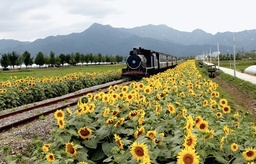
#> input picture hw5_release/train.jpg, 256 x 164 px, shrunk from 624 x 399 before the run
$ jupyter execute --allow-errors hw5.ipynb   (shell and % lines are left out)   (older library calls are emulated)
#> lines starting #> are read from the running program, lines starting #| are printed output that depends on the picture
### hw5_release/segmentation.py
import random
import numpy as np
from scipy.spatial.distance import squareform, pdist
from skimage.util import img_as_float


### Clustering Methods
def kmeans(features, k, num_iters=100):
    """ Use kmeans algorithm to group features into k clusters.

    K-Means algorithm can be broken down into following steps:
        1. Randomly initialize cluster centers
        2. Assign each point to the closest center
        3. Compute new center of each cluster
        4. Stop if cluster assignments did not change
        5. Go to step 2

    Args:
        features - Array of N features vectors. Each row represents a feature
            vector.
        k - Number of clusters to form.
        num_iters - Maximum number of iterations the algorithm will run.

    Returns:
        assignments - Array representing cluster assignment of each point.
            (e.g. i-th point is assigned to cluster assignments[i])
    """

    N, D = features.shape

    assert N >= k, 'Number of clusters cannot be greater than number of points'

    # Randomly initalize cluster centers
    idxs = np.random.choice(N, size=k, replace=False)
    centers = features[idxs]
    assignments = np.zeros(N)
    prev_assignments = assignments.copy()
    for n in range(num_iters):
        # Calculate nearest center
        for i, feature in enumerate(features):
            # print('len assignments {}, i {}'.format(len(assignments), i))
            assignments[i] = np.argmin([np.linalg.norm(feature-x) for x in centers])

        # Update centers
        for j in range(k):
            # Get all the points in each center
            points_belonging_to_center = [features[x] for x in range(k) if assignments[x]== j]
            if len(points_belonging_to_center) != 0:
                centers[j] = np.mean(points_belonging_to_center, axis=0)

        # At the end of each iterations, check if assignment hasn't changed
        if np.array_equal(prev_assignments, assignments):
            break
        prev_assignments = assignments.copy()
        # END YOUR CODE

    return assignments


def kmeans_fast(features, k, num_iters=100):
    """ Use kmeans algorithm to group features into k clusters.

    This function makes use of numpy functions and broadcasting to speed up the
    first part(cluster assignment) of kmeans algorithm.

    Hints
    - You may find np.repeat and np.argmin useful

    Args:
        features - Array of N features vectors. Each row represents a feature
            vector.
        k - Number of clusters to form.
        num_iters - Maximum number of iterations the algorithm will run.

    Returns:
        assignments - Array representing cluster assignment of each point.
            (e.g. i-th point is assigned to cluster assignments[i])
    """

    N, D = features.shape

    assert N >= k, 'Number of clusters cannot be greater than number of points'

    # Randomly initalize cluster centers
    idxs = np.random.choice(N, size=k, replace=False)
    centers = features[idxs]
    assignments = np.zeros(N)
    prev_assignments = assignments.copy()
    for n in range(num_iters):
        # YOUR CODE HERE
        # Calculate nearest center
        for i, feature in enumerate(features):
            assignments[i] = np.argmin([np.linalg.norm(feature-x) for x in centers])

        # Update centers
        for j in range(k):
            # Get all the points in each center
            points_belonging_to_center = [features[x] for x in range(k) if assignments[x]== j]
            if len(points_belonging_to_center) != 0:
                centers[j] = np.mean(points_belonging_to_center, axis=0)

        # At the end of each iterations, check if assignment hasn't changed
        if np.array_equal(prev_assignments, assignments):
            break
        prev_assignments = assignments.copy()
        # END YOUR CODE

    return assignments


# [65 lines left out: function hierarchical_clustering, not called in this run]


# Pixel-Level Features
def color_features(img):
    """ Represents a pixel by its color.

    Args:
        img - array of shape (H, W, C)

    Returns:
        features - array of (H * W, C)
    """
    H, W, C = img.shape
    img = img_as_float(img)
    features = np.zeros((H*W, C))

    # YOUR CODE HERE
    features = img.reshape((H*W, C))
    # END YOUR CODE

    return features


def color_position_features(img):
    """ Represents a pixel by its color and position.

    Combine pixel's RGB value and xy coordinates into a feature vector.
    i.e. for a pixel of color (r, g, b) located at position (x, y) in the
    image. its feature vector would be (r, g, b, x, y).
    Don't forget to normalize features.

    Hints
    - You may find np.mgrid and np.dstack useful
    - You may use np.mean and np.std

    Args:
        img - array of shape (H, W, C)

    Returns:
        features - array of (H * W, C+2)
    """
    H, W, C = img.shape
    color = img_as_float(img)
    features = np.zeros((H*W, C+2))
    print(H, W)
    # YOUR CODE HERE
    features[:,:C] = color.reshape((-1,C))
    features[:,C] = np.mgrid[:H, :W][0].reshape((H*W))
    features[:,C+1] = np.mgrid[:H, :W][1].reshape((H*W))
    features -= np.mean(features, axis=0)
    features /= np.std(features, axis=0)
    # END YOUR CODE

    return features


# [14 lines left out: function my_features, not called in this run]


# Quantitative Evaluation
def compute_accuracy(mask_gt, mask):
    """ Compute the pixel-wise accuracy of a foreground-background segmentation
        given a ground truth segmentation.

    Args:
        mask_gt - The ground truth foreground-background segmentation. A
            logical of size H x W where mask_gt[y, x] is 1 if and only if
            pixel (y, x) of the original image was part of the foreground.
        mask - The estimated foreground-background segmentation. A logical
            array of the same size and format as mask_gt.

    Returns:
        accuracy - The fraction of pixels where mask_gt and mask agree. A
            bigger number is better, where 1.0 indicates a perfect segmentation.
    """

    accuracy = None
    # YOUR CODE HERE

    accuracy = float(np.sum(np.logical_and(mask_gt, mask)) + np.sum(np.logical_and(1-mask_gt, 1-mask))) / np.size(mask)
    # END YOUR CODE

    return accuracy


# [29 lines left out: function evaluate_segmentation, not called in this run]

### hw5_release/utils.py
import os
import numpy as np
from skimage import io
import matplotlib.pyplot as plt
from skimage.util import img_as_float
from skimage import transform

from segmentation import *


def visualize_mean_color_image(img, segments):

    img = img_as_float(img)
    k = np.max(segments.astype(np.int)) + 1
    mean_color_img = np.zeros(img.shape)

    for i in range(k):
        mean_color = np.mean(img[segments == i], axis=0)
        mean_color_img[segments == i] = mean_color

    plt.imshow(mean_color_img)
    plt.axis('off')
    plt.show()


# [49 lines left out: function compute_segmentation, not called in this run]


def load_dataset(data_dir):
    """
    This function assumes 'gt' directory contains ground truth segmentation
    masks for images in 'imgs' dir. The segmentation mask for image
    'imgs/aaa.jpg' is 'gt/aaa.png'
    """

    imgs = []
    gt_masks = []

    # Load all the images under 'data_dir/imgs' and corresponding
    # segmentation masks under 'data_dir/gt'.
    for fname in sorted(os.listdir(os.path.join(data_dir, 'imgs'))):
        if fname.endswith('.jpg'):
            # Load image
            img = io.imread(os.path.join(data_dir, 'imgs', fname))
            imgs.append(img)

            # Load corresponding gt segmentation mask
            mask_fname = fname[:-4] + '.png'
            gt_mask = io.imread(os.path.join(data_dir, 'gt', mask_fname))
            gt_mask = (gt_mask != 0).astype(int) # Convert to binary mask (0s and 1s)
            gt_masks.append(gt_mask)

    return imgs, gt_masks

### hw5_release/hw5.ipynb
# Homework 5
*This notebook includes both coding and written questions. Please hand in this notebook file with all the outputs and your answers to the written questions.*

This assignment covers K-Means and HAC methods for clustering.

[cell 1]
# Setup
from __future__ import print_function
from time import time
import numpy as np
import matplotlib.pyplot as plt
from matplotlib import rc
from skimage import io


plt.rcParams['figure.figsize'] = (15.0, 12.0) # set default size of plots
plt.rcParams['image.interpolation'] = 'nearest'
plt.rcParams['image.cmap'] = 'gray'

# for auto-reloading extenrnal modules

## Introduction
In this assignment, you will use clustering algorithms to segment images. You will then use these segmentations to identify foreground and background objects.

Your assignment will involve the following subtasks:
- **Clustering algorithms**: Implement K-Means clustering and Hierarchical Agglomerative Clustering.
- **Pixel-level features**: Implement a feature vector that combines color and position information and implement feature normalization.
- **Quantitative Evaluation**: Evaluate segmentation algorithms with a variety of parameter settings by comparing your computed segmentations against a dataset of ground-truth segmentations.

## 1 Clustering Algorithms (40 points)

[cell 2]
# Generate random data points for clustering

# Cluster 1
mean1 = [-1, 0]
cov1 = [[0.1, 0], [0, 0.1]]
X1 = np.random.multivariate_normal(mean1, cov1, 100)

# Cluster 2
mean2 = [0, 1]
cov2 = [[0.1, 0], [0, 0.1]]
X2 = np.random.multivariate_normal(mean2, cov2, 100)

# Cluster 3
mean3 = [1, 0]
cov3 = [[0.1, 0], [0, 0.1]]
X3 = np.random.multivariate_normal(mean3, cov3, 100)

# Cluster 4
mean4 = [0, -1]
cov4 = [[0.1, 0], [0, 0.1]]
X4 = np.random.multivariate_normal(mean4, cov4, 100)

# Merge two sets of data points
X = np.concatenate((X1, X2, X3, X4))

# Plot data points
plt.scatter(X[:, 0], X[:, 1])
plt.axis('equal')
plt.show()
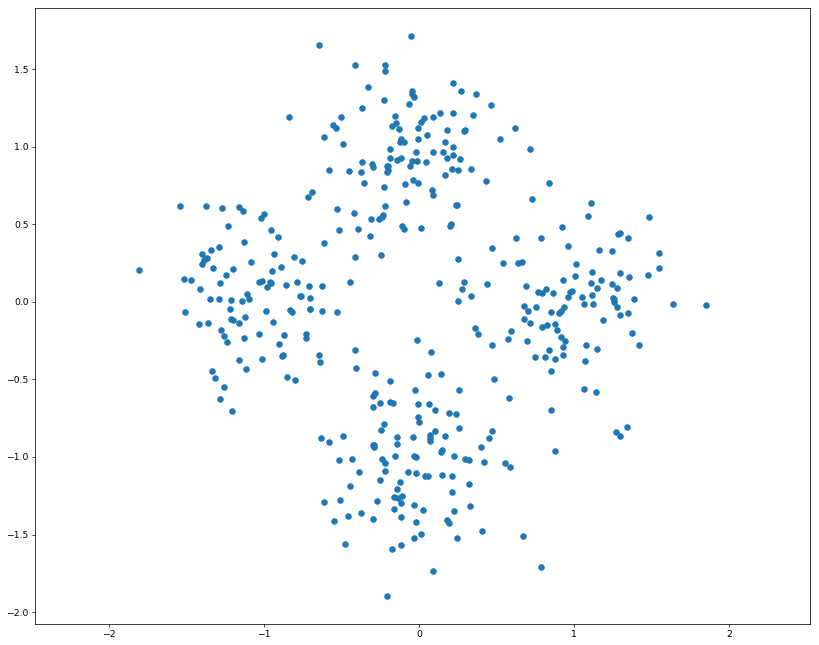
#> figure drawn by matplotlib, 1 panel

### 1.1 K-Means Clustering (20 points)
As discussed in class, K-Means is one of the most popular clustering algorithms. We have provided skeleton code for K-Means clustering in the file `segmentation.py`. Your first task is to finish implementing **`kmeans`** in `segmentation.py`. This version uses nested for loops to assign points to the closest centroid and compute new mean of each cluster.

[cell 3]
from segmentation import kmeans

np.random.seed(0)
start = time()
assignments = kmeans(X, 4)
end = time()

kmeans_runtime = end - start

print("kmeans running time: %f seconds." % kmeans_runtime)

for i in range(4):
    cluster_i = X[assignments==i]
    plt.scatter(cluster_i[:, 0], cluster_i[:, 1])

plt.axis('equal')
plt.show()
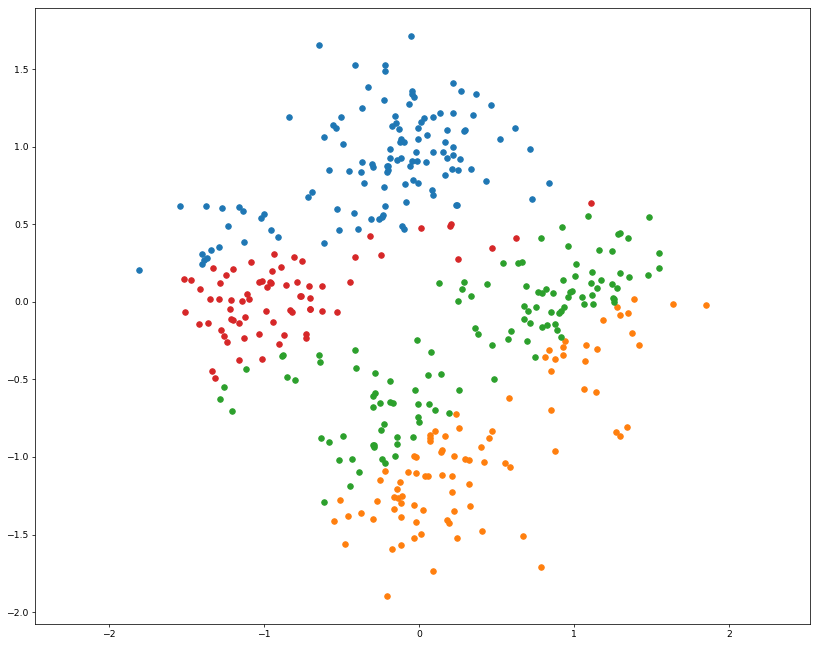
#> figure drawn by matplotlib, 1 panel

We can use numpy functions and broadcasting to make kmeans faster. Implement **`kmeans_fast`** in `segmentation.py`. This should run at least 10 times faster than the previous implementation.

[cell 4]
from segmentation import kmeans_fast

np.random.seed(0)
start = time()
assignments = kmeans_fast(X, 4)
end = time()

kmeans_fast_runtime = end - start
print("kmeans running time: %f seconds." % kmeans_fast_runtime)
print("%f times faster!" % (kmeans_runtime / kmeans_fast_runtime))

for i in range(4):
    cluster_i = X[assignments==i]
    plt.scatter(cluster_i[:, 0], cluster_i[:, 1])

plt.axis('equal')
plt.show()

### 1.2 Hierarchical Agglomerative Clustering (20 points)
Another simple clustering algorithm is Hieararchical Agglomerative Clustering, which is somtimes abbreviated as HAC. In this algorithm, each point is initially assigned to its own cluster. Then cluster pairs are merged until we are left with the desired number of predetermined clusters (see Algorithm 1).

Implement **`hiererachical_clustering`** in `segmentation.py`.

[cell 5]
# [14 lines of commented-out code are left out]

## 2 Pixel-Level Features (30 points)
Before we can use a clustering algorithm to segment an image, we must compute some *feature vectore* for each pixel. The feature vector for each pixel should encode the qualities that we cae about in a good segmentation. More concretely, for a pair of pixels $p_i$ and $p_j$ with corresponding feature vectors $f_i$ and $f_j$, the distance between $f_i$ and $f_j$ should be small if we believe that $p_i$ and $p_j$ should be placed in the same segment and large otherwise.

[cell 6]
# Load and display image
img = io.imread('train.jpg')
#> img is the input picture: shape (164, 256, 3); mean R, G, B 149.1, 147.7, 117.8
H, W, C = img.shape

plt.imshow(img)
plt.axis('off')
plt.show()

### 2.1 Color Features (15 points)
One of the simplest possible feature vectors for a pixel is simply the vector of colors for that pixel. Implement **`color_features`** in `segmentation.py`. Output should look like the following:

[cell 7]
from segmentation import color_features
np.random.seed(0)

features = color_features(img)

# Sanity checks
assert features.shape == (H * W, C),\
    "Incorrect shape! Check your implementation."

assert features.dtype == np.float,\
    "dtype of color_features should be float."

assignments = kmeans_fast(features, 8)
segments = assignments.reshape((H, W))
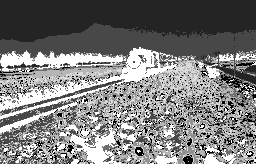
#> segments: shape (164, 256) float64; min 0, max 7, mean 3.41; drawn with min black and max white

# Display segmentation
plt.imshow(segments, cmap='viridis')
plt.axis('off')
plt.show()

In the cell below, we visualize each segment as the mean color of pixels in the segment.

[cell 8]
from utils import visualize_mean_color_image
visualize_mean_color_image(img, segments)
#> in visualize_mean_color_image, `k = np.max(segments.astype(np.int)) + 1`: k = 8
#> the loop in visualize_mean_color_image, `for i in range(k):` made 8 passes
#> mean_color on passes 1 to 8: [0.415, 0.364, 0.121], [0.918, 0.933, 0.952], [0.571, 0.615, 0.619], [0.429, 0.43, 0.269], [0.928, 0.809, 0.377], [0.536, 0.524, 0.308], [0.75, 0.66, 0.298], [0.185, 0.184, 0.108]
#> after the loop in visualize_mean_color_image, `for i in range(k):`:
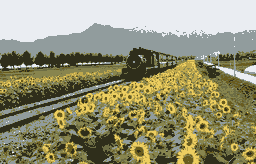
#> mean_color_img: shape (164, 256, 3) float64; mean of channels 0, 1, 2 0.585, 0.579, 0.462; drawn as R, G, B

### 2.2 Color and Position Features (15 points)
Another simple feature vector for a pixel is to concatenate its color and position within the image. In other words, for a pixel of color $(r, g, b)$ located at position $(x, y)$ in the image, its feature vector would be $(r, g, b, x, y)$. However, the color and position features may have drastically different ranges; for example each color channel of an image may be in the range $[0, 1)$, while the position of each pixel may have a much wider range. Uneven scaling between different features in the feature vector may cause clustering algorithms to behave poorly.

One way to correct for uneven scaling between different features is to apply some sort of normalization to the feature vector. One of the simplest types of normalization is to force each feature to have zero mean and unit variance.

Implement **`color_position_features`** in `segmentation.py`.

Output segmentation should look like the following:

[cell 9]
from segmentation import color_position_features
np.random.seed(0)

features = color_position_features(img)
#| 164 256

# Sanity checks
assert features.shape == (H * W, C + 2),\
    "Incorrect shape! Check your implementation."

assert features.dtype == np.float,\
    "dtype of color_features should be float."

assignments = kmeans_fast(features, 8)
segments = assignments.reshape((H, W))
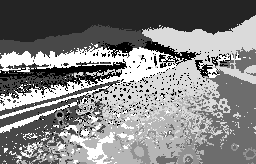
#> segments: shape (164, 256) float64; min 0, max 7, mean 3.58; drawn with min black and max white

# Display segmentation
plt.imshow(segments, cmap='viridis')
plt.axis('off')
plt.show()

[cell 10]
visualize_mean_color_image(img, segments)
#> the loop in visualize_mean_color_image (call 2), `for i in range(k):` made 8 passes
#> mean_color on passes 1 to 8: [0.458, 0.46, 0.295], [0.925, 0.939, 0.96], [0.572, 0.579, 0.515], [0.423, 0.41, 0.214], [0.905, 0.784, 0.361], [0.472, 0.464, 0.262], [0.716, 0.694, 0.507], [0.189, 0.19, 0.135]
#> after the loop in visualize_mean_color_image (call 2), `for i in range(k):`:
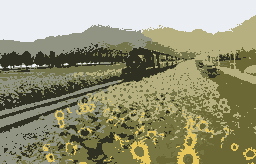
#> mean_color_img: shape (164, 256, 3) float64; mean of channels 0, 1, 2 0.585, 0.579, 0.462; drawn as R, G, B

### Extra Credit: Implement Your Own Feature
For this programming assignment we have asked you to implement a very simple feature transform for each pixel. While it is not required, you should feel free to experiment with other feature transforms. Could your final segmentations be improved by adding gradients, edges, SIFT descriptors, or other information to your feature vectors? Could a different type of normalization give better results?

Implement your feature extractor **`my_features`** in `segmentation.py`

Depending on the creativity of your approach and the quality of your writeup, implementing extra feature vectors can be worth extra credit (up to 5% of total points).

**Describe your approach**: (YOUR APPROACH)

[cell 11]
# [21 lines of commented-out code are left out]

## 3 Quantitative Evaluation (30 points)

Looking at images is a good way to get an idea for how well an algorithm is working, but the best way to evaluate an algorithm is to have some quantitative measure of its performance.

For this project we have supplied a small dataset of cat images and ground truth segmentations of these images into foreground (cats) and background (everything else). We will quantitatively evaluate different segmentation methods (features and clustering methods) on this dataset.

We can cast the segmentation task into a binary classification problem, where we need to classify each pixel in an image into either foreground (positive) or background (negative). Given the ground-truth labels, the accuracy of a segmentation is $(TP+TN)/(P+N)$.

Implement **`compute_accuracy`** in `segmentation.py`.

[cell 12]
from segmentation import compute_accuracy

mask_gt = np.zeros((100, 100))
mask = np.zeros((100, 100))

# Test compute_accracy function
mask_gt[20:50, 30:60] = 1
mask[30:50, 30:60] = 1

accuracy = compute_accuracy(mask_gt, mask)

print('Accuracy: %0.2f' % (accuracy))
if accuracy != 0.97:
    print('Check your implementation!')

plt.subplot(121)
plt.imshow(mask_gt)
plt.title('Ground Truth')
plt.axis('off')

plt.subplot(122)
plt.imshow(mask)
plt.title('Estimate')
plt.axis('off')

plt.show()
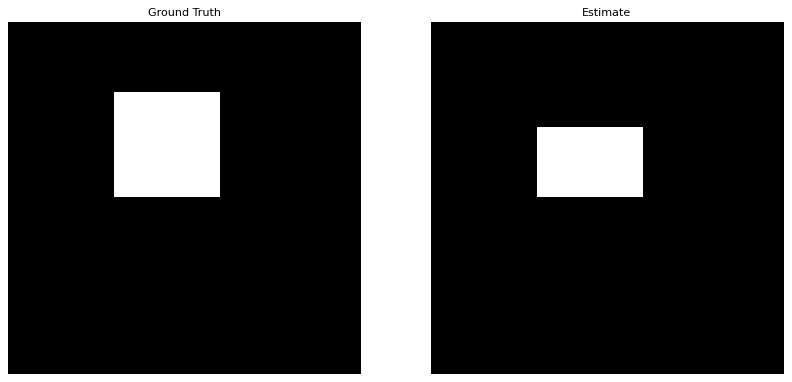
#> figure drawn by matplotlib, 2 panels

You can use the script below to evaluate a segmentation method’s ability to separate foreground from background on the entire provided dataset. Use this script as a starting point to evaluate a variety of segmentation parameters.

[cell 13]
from utils import load_dataset, compute_segmentation
from segmentation import evaluate_segmentation

# Load a small segmentation dataset
#> (the rest of this cell did not finish here and is left out)

$ run again, with hw5_release/color_features.png saved as hw5_release/train.jpg
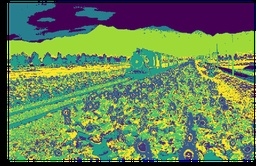
#> input picture hw5_release/color_features.png, 256 x 166 px, shrunk from 880 x 570 before the run
#> img is the input picture: shape (166, 256, 3); mean R, G, B 102.9, 129.6, 86.6
#> k = 8
#> the loop in visualize_mean_color_image, `for i in range(k):` made 8 passes
#> mean_color on passes 1 to 8: [0.243, 0.0144, 0.318], [0.0101, 0.0198, 0.0391], [0.746, 0.839, 0.45], [0.338, 0.378, 0.198], [0.593, 0.787, 0.265], [0.425, 0.622, 0.44], [0.219, 0.441, 0.444], [0.89, 0.857, 0.261]
#> after the loop in visualize_mean_color_image, `for i in range(k):`:
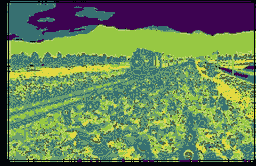
#> mean_color_img: shape (166, 256, 3) float64; mean of channels 0, 1, 2 0.403, 0.508, 0.34; drawn as R, G, B
#| 166 256
#> the loop in visualize_mean_color_image (call 2), `for i in range(k):` made 8 passes
#> mean_color on passes 1 to 8: [0.0145, 0.0272, 0.026], [0.233, 0.0234, 0.312], [0.615, 0.754, 0.368], [0.244, 0.288, 0.162], [0.599, 0.779, 0.243], [0.405, 0.612, 0.469], [0.223, 0.446, 0.442], [0.71, 0.806, 0.297]
#> after the loop in visualize_mean_color_image (call 2), `for i in range(k):`:
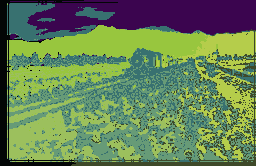
#> mean_color_img: shape (166, 256, 3) float64; mean of channels 0, 1, 2 0.403, 0.508, 0.34; drawn as R, G, B
